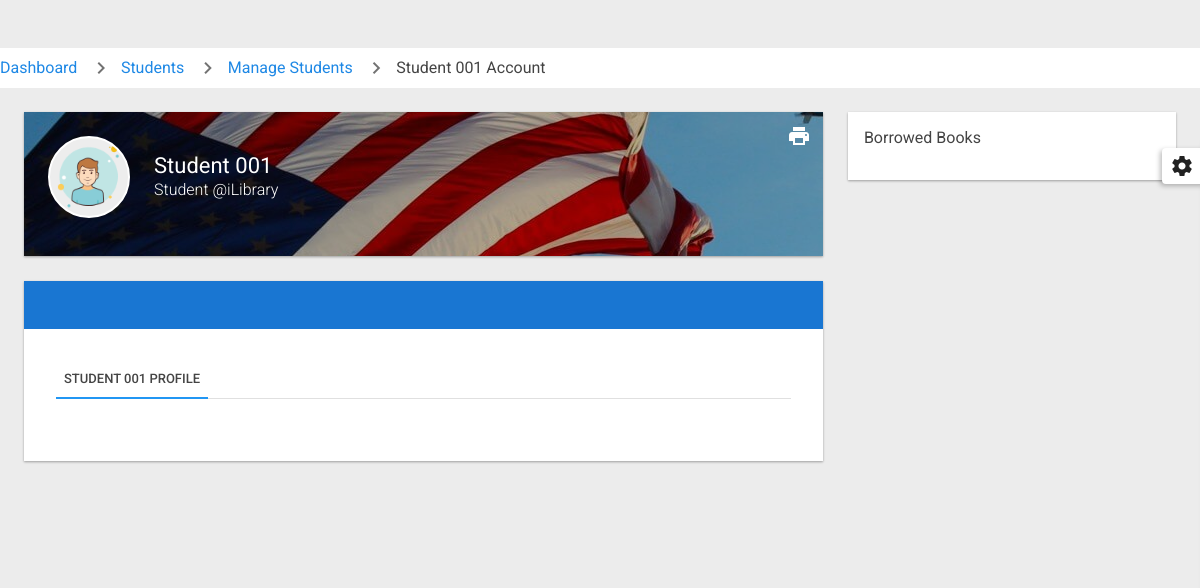
/staff/pages_staff_view_student.php?student_number=iLib-37508 (signed in), run on an earlier commit of the app's database.
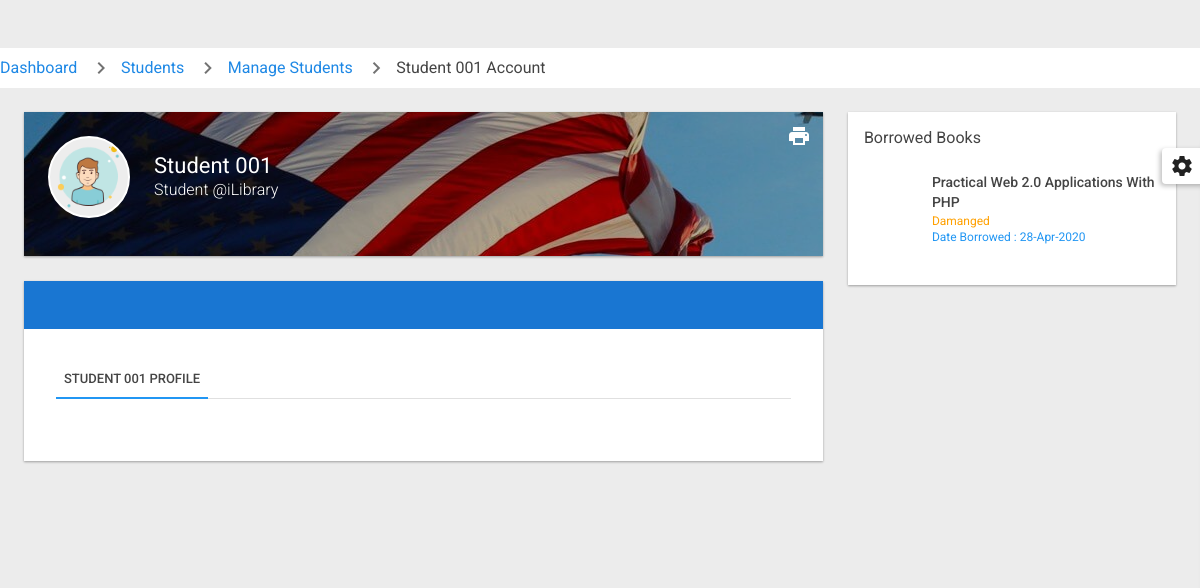
And on a later commit of the database.
### tables this page shows
CREATE TABLE `iL_Students` (
  `s_id` int(20) NOT NULL,
  `s_name` varchar(200) NOT NULL,
  `s_number` varchar(200) NOT NULL,
  `s_email` varchar(200) NOT NULL,
  `s_pwd` varchar(200) NOT NULL,
  `s_sex` varchar(200) NOT NULL,
  `s_phone` varchar(200) NOT NULL,
  `s_bio` longtext NOT NULL,
  `s_adr` varchar(200) NOT NULL,
  `s_dpic` varchar(200) NOT NULL,
  `s_acc_status` varchar(200) NOT NULL,
  `created_at` timestamp(6) NOT NULL DEFAULT CURRENT_TIMESTAMP(6) ON UPDATE CURRENT_TIMESTAMP(6)
);

CREATE TABLE `iL_LibraryOperations` (
  `lo_id` int(20) NOT NULL,
  `lo_type` varchar(200) NOT NULL,
  `lo_number` varchar(200) NOT NULL,
  `s_id` varchar(200) NOT NULL,
  `s_name` varchar(200) NOT NULL,
  `s_number` varchar(200) NOT NULL,
  `l_id` varchar(200) NOT NULL,
  `l_name` varchar(200) NOT NULL,
  `l_number` varchar(200) NOT NULL,
  `bc_id` varchar(200) NOT NULL,
  `bc_name` varchar(200) NOT NULL,
  `b_id` varchar(200) NOT NULL,
  `b_title` varchar(200) NOT NULL,
  `b_isbn_no` varchar(200) NOT NULL,
  `created_at` timestamp(6) NOT NULL DEFAULT CURRENT_TIMESTAMP(6) ON UPDATE CURRENT_TIMESTAMP(6),
  `lo_checksum` varchar(200) NOT NULL,
  `lo_status` varchar(200) NOT NULL,
  `lo_return_date` varchar(200) NOT NULL
);

### staff/pages_staff_view_student.php (the view, shortened to what the changed rows need)
<?php
    include('assets/config/config.php');
?>
<!doctype html>
 <html lang="en">
<?php
    include("assets/inc/head.php");
?>
<body class="disable_transitions sidebar_main_open sidebar_main_swipe">
        <?php
        $student_number = $_GET['student_number'];
        $ret="SELECT * FROM  iL_Students WHERE s_number = ?";
        $stmt= $mysqli->prepare($ret) ;
        $stmt->bind_param('s', $student_number);
        $stmt->execute() ;
        $res=$stmt->get_result();
        while($row=$res->fetch_object())
        {
            if($row->s_dpic == '')
            {
                $profile_pic = "<img src='../sudo/assets/img/avatars/user_icon.png' alt='user avatar'/>";
            }
            else
            {
                $profile_pic = "<img src='../sudo/assets/img/avatars/students/$row->s_dpic' alt='user avatar'/>";
            }
    ?>
        <div id="page_content">
            <div id="top_bar hidden-print">
                    <ul id="breadcrumbs">
                        <li><a href="pages_staff_dashboard.php">Dashboard</a></li>
                        <li><a href="#">Students</a></li>
                        <li><a href="pages_staff_manage_student.php">Manage Students</a></li>
                        <li><span><?php echo $row->s_name;?> Account</span></li>
                    </ul>
                </div>
            <div id="page_content_inner">
                <div class="uk-grid" data-uk-grid-margin data-uk-grid-match id="user_profile">
                    <div class="uk-width-large-7-10">
                        <div class="md-card">
                            <div class="user_heading user_heading_bg" style="background-image: url('assets/img/gallery/Image10.jpg')">
                                <div class="bg_overlay">
                                    <div class="user_heading_menu hidden-print">
                                        <div class="uk-display-inline-block"><i class="md-icon md-icon-light material-icons" id="page_print">&#xE8ad;</i></div>
                                    </div>
                                    <div class="user_heading_avatar">
                                        <div class="thumbnail">
                                            <?php
                                                echo $profile_pic;
                                            ?>
                                        </div>
                                    </div>
                                    <div class="user_heading_content">
                                        <h2 class="heading_b uk-margin-bottom"><span class="uk-text-truncate"><?php echo $row->s_name;?></span><span class="sub-heading">Student @iLibrary</span></h2>
                                    </div>
                                </div>
                            </div>
                        </div>
                        <div class="md-card">
                            <div class="user_heading">
                            </div>
                            <div class="user_content">
                                <ul id="user_profile_tabs" class="uk-tab" data-uk-tab="{connect:'#user_profile_tabs_content', animation:'slide-horizontal'}" data-uk-sticky="{ top: 48, media: 960 }">
                                    <li class="uk-active"><a href="#"><?php echo $row->s_name;?> Profile</a></li>
                                </ul>
                            </div>
                        </div>
                    </div>
                    <div class="uk-width-large-3-10 hidden-print">
                        <div class="md-card">
                            <div class="md-card-content">
                                <h3 class="heading_c uk-margin-bottom">Borrowed Books</h3>
                                <ul class="md-list md-list-addon uk-margin-bottom">
                                    <?php
                                        $student_number = $_GET['student_number'];
                                        $ret="SELECT * FROM  iL_LibraryOperations WHERE s_number = ?";
                                        $stmt= $mysqli->prepare($ret) ;
                                        $stmt->bind_param('s', $student_number);
                                        $stmt->execute() ;
                                        $res=$stmt->get_result();
                                        while($row=$res->fetch_object())
                                        {
                                            $tsamp = $row->created_at;
                                            if($row->lo_status == 'Returned')
                                            {
                                                $opsType = "<span class='uk-text-small uk-text-success uk-text-muted'>$row->lo_status</span>";
                                            }
                                            elseif($row->lo_status == 'Damanged')
                                            {
                                                $opsType = "<span class='uk-text-small uk-text-warning uk-text-muted'>$row->lo_status</span>";
                                            }
                                            else
                                            {
                                                $opsType = "<span class='uk-text-small  uk-text-danger uk-text-muted'>$row->lo_status</span>";
                                            }
                                    ?>
                                        <li>
                                            <div class="md-list-content">
                                                <span class="md-list-heading"><?php echo $row->b_title;?></span>
                                                <?php echo $opsType;?>
                                                <span class='uk-text-small uk-text-primary uk-text-muted'>Date Borrowed :
                                                    <?php echo date("d-M-Y", strtotime($tsamp));?>
                                                </span>
                                            </div>
                                        </li>
                                    <?php }?>
                                </ul>
                            </div>
                        </div>
                    </div>
                </div>
            </div>
        </div>
    <?php }?>
</body>
</html>

What changed in the data, as far as the page shows it:
added il_libraryoperations: b_title "Practical Web 2.0 Applications With PHP", lo_status "Damanged", created_at "28-Apr-2020"
